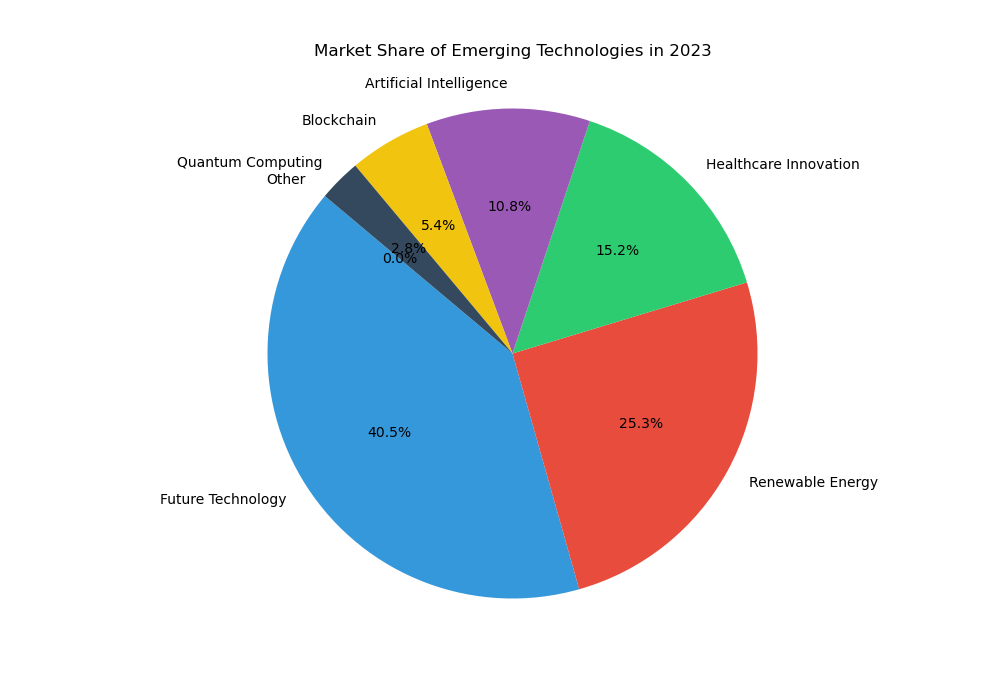

Recreate this plot in Python.

import matplotlib.pyplot as plt

# Data to plot
labels = ['Future Technology', 'Renewable Energy', 'Healthcare Innovation', 'Artificial Intelligence', 'Blockchain', 'Quantum Computing', 'Other']
sizes = [40.5, 25.3, 15.2, 10.8, 5.4, 2.8, 0.0]
colors = ['#3498db', '#e74c3c', '#2ecc71', '#9b59b6', '#f1c40f', '#34495e', '#95a5a6']

# Plot
fig1, ax1 = plt.subplots(figsize=(10, 7))
ax1.pie(sizes, labels=labels, colors=colors, autopct='%1.1f%%', startangle=140)

ax1.axis('equal')  # Equal aspect ratio ensures that pie is drawn as a circle.
plt.title('Market Share of Emerging Technologies in 2023', pad=20)
plt.show()
